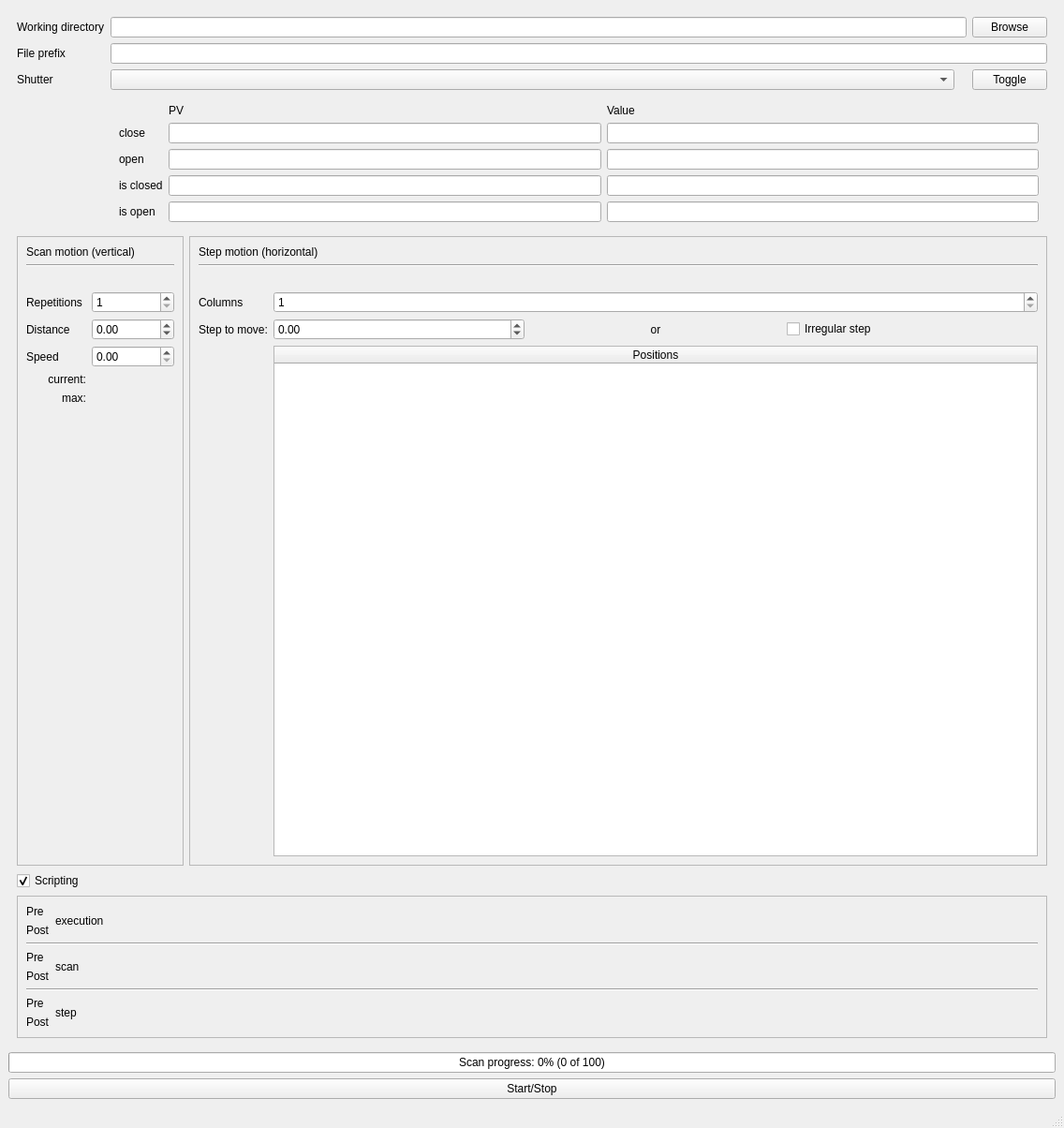
<?xml version="1.0" encoding="UTF-8"?>
<ui version="4.0">
 <class>MainWindow</class>
 <widget class="QMainWindow" name="MainWindow">
  <property name="geometry">
   <rect>
    <x>0</x>
    <y>0</y>
    <width>1136</width>
    <height>1204</height>
   </rect>
  </property>
  <property name="windowTitle">
   <string>MainWindow</string>
  </property>
  <widget class="QWidget" name="centralwidget">
   <layout class="QGridLayout" name="gridLayout_3">
    <item row="7" column="0" colspan="2">
     <widget class="QPushButton" name="startStop">
      <property name="toolTip">
       <string>&lt;html&gt;&lt;head/&gt;&lt;body&gt;&lt;p&gt;Start / Stop the experiment.&lt;/p&gt;&lt;p&gt;&lt;br/&gt;&lt;/p&gt;&lt;p&gt;On start &lt;span style=&quot; font-weight:600; font-style:italic;&quot;&gt;StopMeNow&lt;/span&gt;=false,&lt;/p&gt;&lt;p&gt;On stop &lt;span style=&quot; font-weight:600; font-style:italic;&quot;&gt;StopMeNow&lt;/span&gt;=true,&lt;/p&gt;&lt;/body&gt;&lt;/html&gt;</string>
      </property>
      <property name="text">
       <string>Start/Stop</string>
      </property>
     </widget>
    </item>
    <item row="6" column="0" colspan="2">
     <widget class="QProgressBar" name="progressBar">
      <property name="value">
       <number>0</number>
      </property>
      <property name="format">
       <string>Scan progress: %p% (%v of %m)</string>
      </property>
     </widget>
    </item>
    <item row="0" column="0" colspan="2">
     <widget class="QWidget" name="mainWidget" native="true">
      <layout class="QGridLayout" name="mainLayout">
       <item row="1" column="1">
        <widget class="QFrame" name="frame_2">
         <property name="frameShape">
          <enum>QFrame::StyledPanel</enum>
         </property>
         <property name="frameShadow">
          <enum>QFrame::Raised</enum>
         </property>
         <layout class="QGridLayout" name="gridLayout_2">
          <item row="2" column="0">
           <widget class="QWidget" name="placeStepMotor" native="true">
            <layout class="QHBoxLayout" name="horizontalLayout_14">
             <property name="spacing">
              <number>0</number>
             </property>
             <property name="margin">
              <number>0</number>
             </property>
            </layout>
           </widget>
          </item>
          <item row="3" column="0">
           <widget class="QLabel" name="nofScansLabel">
            <property name="text">
             <string>Columns</string>
            </property>
           </widget>
          </item>
          <item row="3" column="1">
           <widget class="QSpinBox" name="stepNof">
            <property name="toolTip">
             <string>&lt;html&gt;&lt;head/&gt;&lt;body&gt;&lt;p&gt;&lt;span style=&quot; font-weight:600; font-style:italic;&quot;&gt;TotalScans&lt;/span&gt;. Shown if &lt;span style=&quot; font-weight:600; font-style:italic;&quot;&gt;EndCondition&lt;/span&gt;&lt;span style=&quot; font-style:italic;&quot;&gt;=&lt;/span&gt;&lt;span style=&quot; font-style:italic; text-decoration: underline;&quot;&gt;NUMBER&lt;/span&gt;. Otherwise hidden.&lt;/p&gt;&lt;/body&gt;&lt;/html&gt;</string>
            </property>
            <property name="minimum">
             <number>1</number>
            </property>
           </widget>
          </item>
          <item row="2" column="1">
           <widget class="QVariantLabel" name="stepCurrent">
            <property name="text">
             <string>&lt;position&gt;</string>
            </property>
           </widget>
          </item>
          <item row="5" column="1">
           <widget class="QTableWidgetWithCopyPaste" name="stepPositionsList">
            <property name="horizontalScrollBarPolicy">
             <enum>Qt::ScrollBarAlwaysOff</enum>
            </property>
            <property name="alternatingRowColors">
             <bool>true</bool>
            </property>
            <attribute name="horizontalHeaderStretchLastSection">
             <bool>true</bool>
            </attribute>
            <column>
             <property name="text">
              <string>Positions</string>
             </property>
            </column>
           </widget>
          </item>
          <item row="4" column="0">
           <widget class="QLabel" name="label_34">
            <property name="text">
             <string>Step to move:</string>
            </property>
           </widget>
          </item>
          <item row="4" column="1">
           <layout class="QHBoxLayout" name="horizontalLayout_16">
            <item>
             <widget class="QDoubleSpinBox" name="stepSize">
              <property name="toolTip">
               <string>&lt;html&gt;&lt;head/&gt;&lt;body&gt;&lt;p&gt;&lt;span style=&quot; font-weight:600; font-style:italic;&quot;&gt;SerialStep&lt;/span&gt;&lt;/p&gt;&lt;/body&gt;&lt;/html&gt;</string>
              </property>
              <property name="minimum">
               <double>-2147483647.000000000000000</double>
              </property>
              <property name="maximum">
               <double>2147483647.000000000000000</double>
              </property>
             </widget>
            </item>
            <item>
             <widget class="QLabel" name="irregularOrLabel">
              <property name="text">
               <string>or</string>
              </property>
              <property name="alignment">
               <set>Qt::AlignCenter</set>
              </property>
             </widget>
            </item>
            <item>
             <widget class="QSCheckBox" name="stepIrregular">
              <property name="text">
               <string>Irregular step</string>
              </property>
             </widget>
            </item>
           </layout>
          </item>
          <item row="1" column="0" colspan="2">
           <widget class="Line" name="line_2">
            <property name="orientation">
             <enum>Qt::Horizontal</enum>
            </property>
           </widget>
          </item>
          <item row="0" column="0" colspan="2">
           <widget class="QLabel" name="label_2">
            <property name="text">
             <string>Step motion (horizontal)</string>
            </property>
           </widget>
          </item>
         </layout>
        </widget>
       </item>
       <item row="1" column="0">
        <widget class="QFrame" name="frame">
         <property name="frameShape">
          <enum>QFrame::StyledPanel</enum>
         </property>
         <property name="frameShadow">
          <enum>QFrame::Raised</enum>
         </property>
         <layout class="QGridLayout" name="gridLayout">
          <item row="6" column="1">
           <widget class="QVariantLabel" name="speedcur">
            <property name="text">
             <string/>
            </property>
           </widget>
          </item>
          <item row="3" column="1">
           <widget class="QSpinBox" name="scanRepetitions">
            <property name="minimum">
             <number>1</number>
            </property>
           </widget>
          </item>
          <item row="4" column="0">
           <widget class="QLabel" name="label_47">
            <property name="text">
             <string>Distance</string>
            </property>
           </widget>
          </item>
          <item row="3" column="0">
           <widget class="QLabel" name="label_3">
            <property name="text">
             <string>Repetitions </string>
            </property>
           </widget>
          </item>
          <item row="8" column="0">
           <spacer name="verticalSpacer">
            <property name="orientation">
             <enum>Qt::Vertical</enum>
            </property>
            <property name="sizeHint" stdset="0">
             <size>
              <width>20</width>
              <height>40</height>
             </size>
            </property>
           </spacer>
          </item>
          <item row="2" column="1">
           <widget class="QVariantLabel" name="scanCurrent">
            <property name="text">
             <string>&lt;position&gt;</string>
            </property>
           </widget>
          </item>
          <item row="2" column="0">
           <widget class="QWidget" name="placeScanMotor" native="true">
            <layout class="QHBoxLayout" name="horizontalLayout_18">
             <property name="spacing">
              <number>0</number>
             </property>
             <property name="margin">
              <number>0</number>
             </property>
            </layout>
           </widget>
          </item>
          <item row="4" column="1">
           <widget class="QDoubleSpinBox" name="scanDistance">
            <property name="toolTip">
             <string>&lt;html&gt;&lt;head/&gt;&lt;body&gt;&lt;p&gt;&lt;span style=&quot; font-weight:600; font-style:italic;&quot;&gt;OutBeam&lt;/span&gt;.  Must not be equal to current position of the &lt;span style=&quot; font-weight:600; font-style:italic;&quot;&gt;BGmotor&lt;/span&gt; on start if &lt;span style=&quot; font-weight:600; font-style:italic;&quot;&gt;TotalBGs&lt;/span&gt;&amp;gt;0.&lt;/p&gt;&lt;/body&gt;&lt;/html&gt;</string>
            </property>
            <property name="minimum">
             <double>-2147483647.000000000000000</double>
            </property>
            <property name="maximum">
             <double>2147483647.000000000000000</double>
            </property>
           </widget>
          </item>
          <item row="1" column="0" colspan="2">
           <widget class="Line" name="line">
            <property name="orientation">
             <enum>Qt::Horizontal</enum>
            </property>
           </widget>
          </item>
          <item row="5" column="1">
           <widget class="QDoubleSpinBox" name="scanSpeed">
            <property name="singleStep">
             <double>0.100000000000000</double>
            </property>
           </widget>
          </item>
          <item row="5" column="0">
           <widget class="QLabel" name="label_16">
            <property name="text">
             <string>Speed</string>
            </property>
           </widget>
          </item>
          <item row="0" column="0" colspan="2">
           <widget class="QLabel" name="label">
            <property name="text">
             <string>Scan motion (vertical)</string>
            </property>
           </widget>
          </item>
          <item row="7" column="1">
           <widget class="QVariantLabel" name="speedmax">
            <property name="text">
             <string/>
            </property>
           </widget>
          </item>
          <item row="6" column="0">
           <widget class="QLabel" name="label_25">
            <property name="text">
             <string>current:</string>
            </property>
            <property name="alignment">
             <set>Qt::AlignRight|Qt::AlignTrailing|Qt::AlignVCenter</set>
            </property>
           </widget>
          </item>
          <item row="7" column="0">
           <widget class="QLabel" name="label_26">
            <property name="text">
             <string>max:</string>
            </property>
            <property name="alignment">
             <set>Qt::AlignRight|Qt::AlignTrailing|Qt::AlignVCenter</set>
            </property>
           </widget>
          </item>
         </layout>
        </widget>
       </item>
       <item row="0" column="0" colspan="2">
        <layout class="QGridLayout" name="gridLayout_5">
         <item row="4" column="0">
          <widget class="QLabel" name="label_4">
           <property name="text">
            <string>Shutter</string>
           </property>
          </widget>
         </item>
         <item row="0" column="0">
          <widget class="QLabel" name="label_14">
           <property name="text">
            <string>Working directory</string>
           </property>
          </widget>
         </item>
         <item row="2" column="0">
          <widget class="QLabel" name="label_15">
           <property name="text">
            <string>File prefix</string>
           </property>
          </widget>
         </item>
         <item row="2" column="1">
          <widget class="QLineEdit" name="prefix"/>
         </item>
         <item row="4" column="1">
          <layout class="QHBoxLayout" name="horizontalLayout_2">
           <item>
            <widget class="QComboBox" name="shutterSelection"/>
           </item>
           <item>
            <widget class="QLabel" name="shutterStatus">
             <property name="sizePolicy">
              <sizepolicy hsizetype="Fixed" vsizetype="Preferred">
               <horstretch>0</horstretch>
               <verstretch>0</verstretch>
              </sizepolicy>
             </property>
             <property name="text">
              <string>&lt;status&gt;</string>
             </property>
            </widget>
           </item>
           <item>
            <widget class="QPushButton" name="shutterToggle">
             <property name="sizePolicy">
              <sizepolicy hsizetype="Fixed" vsizetype="Fixed">
               <horstretch>0</horstretch>
               <verstretch>0</verstretch>
              </sizepolicy>
             </property>
             <property name="text">
              <string>Toggle</string>
             </property>
            </widget>
           </item>
          </layout>
         </item>
         <item row="0" column="1">
          <layout class="QHBoxLayout" name="horizontalLayout_3">
           <item>
            <widget class="QLineEdit" name="expPath"/>
           </item>
           <item>
            <widget class="QPushButton" name="browseExpPath">
             <property name="toolTip">
              <string>Browse for the log file</string>
             </property>
             <property name="text">
              <string>Browse</string>
             </property>
            </widget>
           </item>
          </layout>
         </item>
         <item row="5" column="1">
          <widget class="QWidget" name="customShutter" native="true">
           <layout class="QGridLayout" name="shutsets">
            <item row="0" column="1">
             <widget class="QLabel" name="label_21">
              <property name="text">
               <string>PV</string>
              </property>
             </widget>
            </item>
            <item row="1" column="0">
             <widget class="QLabel" name="label_17">
              <property name="text">
               <string>close</string>
              </property>
             </widget>
            </item>
            <item row="1" column="1">
             <widget class="QLineEdit" name="customShutterCloseCmd">
              <property name="toolTip">
               <string>PV to close the shutter</string>
              </property>
             </widget>
            </item>
            <item row="2" column="1">
             <widget class="QLineEdit" name="customShutterOpenCmd">
              <property name="toolTip">
               <string>PV to open the shutter (same as close if empty)</string>
              </property>
             </widget>
            </item>
            <item row="1" column="2">
             <widget class="QLineEdit" name="customShutterCloseCmdVal">
              <property name="toolTip">
               <string>Value to put into the PV to close the shutter</string>
              </property>
             </widget>
            </item>
            <item row="3" column="1">
             <widget class="QLineEdit" name="customShutterClosedSts">
              <property name="toolTip">
               <string>PV to read closed status of the shutter</string>
              </property>
             </widget>
            </item>
            <item row="2" column="2">
             <widget class="QLineEdit" name="customShutterOpenCmdVal">
              <property name="toolTip">
               <string>Value to put into the PV to open the shutter</string>
              </property>
             </widget>
            </item>
            <item row="4" column="1">
             <widget class="QLineEdit" name="customShutterOpenSts">
              <property name="toolTip">
               <string>PV to read open status of the shutter (same as closed if empty)</string>
              </property>
             </widget>
            </item>
            <item row="4" column="2">
             <widget class="QLineEdit" name="customShutterOpenStsVal">
              <property name="toolTip">
               <string>Value indicating open status</string>
              </property>
             </widget>
            </item>
            <item row="3" column="2">
             <widget class="QLineEdit" name="customShutterClosedStsVal">
              <property name="toolTip">
               <string>Value indicating closed status</string>
              </property>
             </widget>
            </item>
            <item row="4" column="0">
             <widget class="QLabel" name="label_20">
              <property name="text">
               <string>is open</string>
              </property>
             </widget>
            </item>
            <item row="3" column="0">
             <widget class="QLabel" name="label_19">
              <property name="text">
               <string>is closed</string>
              </property>
             </widget>
            </item>
            <item row="2" column="0">
             <widget class="QLabel" name="label_18">
              <property name="text">
               <string>open</string>
              </property>
             </widget>
            </item>
            <item row="0" column="2">
             <widget class="QLabel" name="label_22">
              <property name="text">
               <string>Value</string>
              </property>
             </widget>
            </item>
           </layout>
          </widget>
         </item>
        </layout>
       </item>
       <item row="2" column="0">
        <widget class="QCheckBox" name="scripting">
         <property name="text">
          <string>Scripting</string>
         </property>
         <property name="checkable">
          <bool>true</bool>
         </property>
         <property name="checked">
          <bool>true</bool>
         </property>
        </widget>
       </item>
       <item row="3" column="0" colspan="2">
        <widget class="QFrame" name="scripts_frame">
         <property name="frameShape">
          <enum>QFrame::StyledPanel</enum>
         </property>
         <property name="frameShadow">
          <enum>QFrame::Raised</enum>
         </property>
         <layout class="QGridLayout" name="gridLayout_4">
          <item row="4" column="0">
           <widget class="QLabel" name="label_10">
            <property name="text">
             <string>Post</string>
            </property>
           </widget>
          </item>
          <item row="7" column="0">
           <widget class="QLabel" name="label_8">
            <property name="text">
             <string>Post</string>
            </property>
           </widget>
          </item>
          <item row="0" column="1" rowspan="2">
           <widget class="QLabel" name="label_11">
            <property name="sizePolicy">
             <sizepolicy hsizetype="Fixed" vsizetype="Preferred">
              <horstretch>0</horstretch>
              <verstretch>0</verstretch>
             </sizepolicy>
            </property>
            <property name="text">
             <string>execution</string>
            </property>
           </widget>
          </item>
          <item row="3" column="0">
           <widget class="QLabel" name="label_9">
            <property name="text">
             <string>Pre</string>
            </property>
           </widget>
          </item>
          <item row="1" column="0">
           <widget class="QLabel" name="label_6">
            <property name="text">
             <string>Post</string>
            </property>
           </widget>
          </item>
          <item row="6" column="0">
           <widget class="QLabel" name="label_7">
            <property name="text">
             <string>Pre</string>
            </property>
           </widget>
          </item>
          <item row="3" column="1" rowspan="2">
           <widget class="QLabel" name="label_12">
            <property name="text">
             <string>scan</string>
            </property>
           </widget>
          </item>
          <item row="6" column="1" rowspan="2">
           <widget class="QLabel" name="label_13">
            <property name="text">
             <string>step</string>
            </property>
           </widget>
          </item>
          <item row="2" column="0" colspan="3">
           <widget class="Line" name="line_4">
            <property name="orientation">
             <enum>Qt::Horizontal</enum>
            </property>
           </widget>
          </item>
          <item row="0" column="2">
           <widget class="Script" name="preExecScript" native="true"/>
          </item>
          <item row="1" column="2">
           <widget class="Script" name="postExecScript" native="true"/>
          </item>
          <item row="5" column="0" colspan="3">
           <widget class="Line" name="line_5">
            <property name="orientation">
             <enum>Qt::Horizontal</enum>
            </property>
           </widget>
          </item>
          <item row="3" column="2">
           <widget class="Script" name="preScanScript" native="true"/>
          </item>
          <item row="4" column="2">
           <widget class="Script" name="postScanScript" native="true"/>
          </item>
          <item row="6" column="2">
           <widget class="Script" name="preStepScript" native="true"/>
          </item>
          <item row="7" column="2">
           <widget class="Script" name="postStepScript" native="true"/>
          </item>
          <item row="0" column="0">
           <widget class="QLabel" name="label_5">
            <property name="sizePolicy">
             <sizepolicy hsizetype="Fixed" vsizetype="Preferred">
              <horstretch>0</horstretch>
              <verstretch>0</verstretch>
             </sizepolicy>
            </property>
            <property name="text">
             <string>Pre</string>
            </property>
           </widget>
          </item>
         </layout>
        </widget>
       </item>
      </layout>
     </widget>
    </item>
   </layout>
  </widget>
  <widget class="QMenuBar" name="menubar">
   <property name="geometry">
    <rect>
     <x>0</x>
     <y>0</y>
     <width>1136</width>
     <height>42</height>
    </rect>
   </property>
  </widget>
  <widget class="QStatusBar" name="statusbar"/>
 </widget>
 <customwidgets>
  <customwidget>
   <class>Script</class>
   <extends>QWidget</extends>
   <header>additional_classes.h</header>
   <container>1</container>
  </customwidget>
  <customwidget>
   <class>QVariantLabel</class>
   <extends>QLabel</extends>
   <header location="global">qtpvwidgets.h</header>
  </customwidget>
  <customwidget>
   <class>QSCheckBox</class>
   <extends>QCheckBox</extends>
   <header>additional_classes.h</header>
  </customwidget>
  <customwidget>
   <class>QTableWidgetWithCopyPaste</class>
   <extends>QTableWidget</extends>
   <header>additional_classes.h</header>
  </customwidget>
 </customwidgets>
 <resources/>
 <connections>
  <connection>
   <sender>scripting</sender>
   <signal>toggled(bool)</signal>
   <receiver>scripts_frame</receiver>
   <slot>setVisible(bool)</slot>
   <hints>
    <hint type="sourcelabel">
     <x>99</x>
     <y>805</y>
    </hint>
    <hint type="destinationlabel">
     <x>438</x>
     <y>829</y>
    </hint>
   </hints>
  </connection>
 </connections>
</ui>
